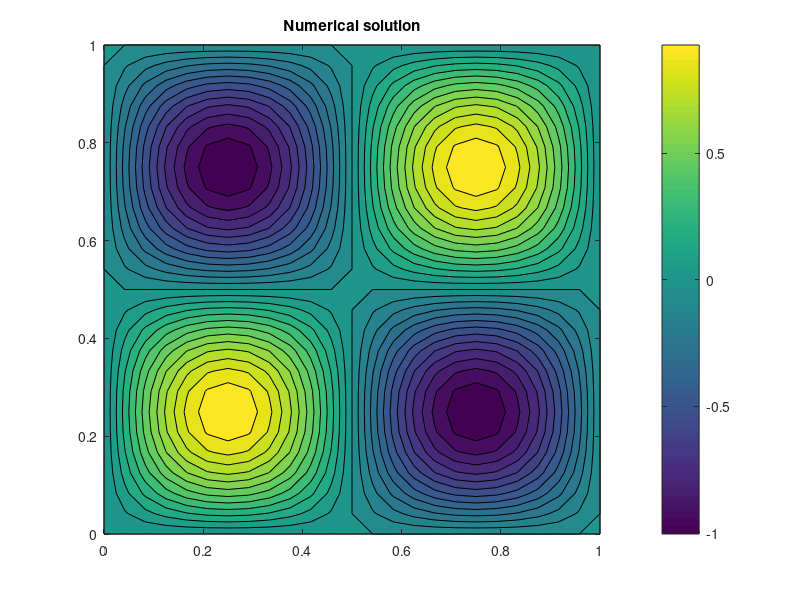
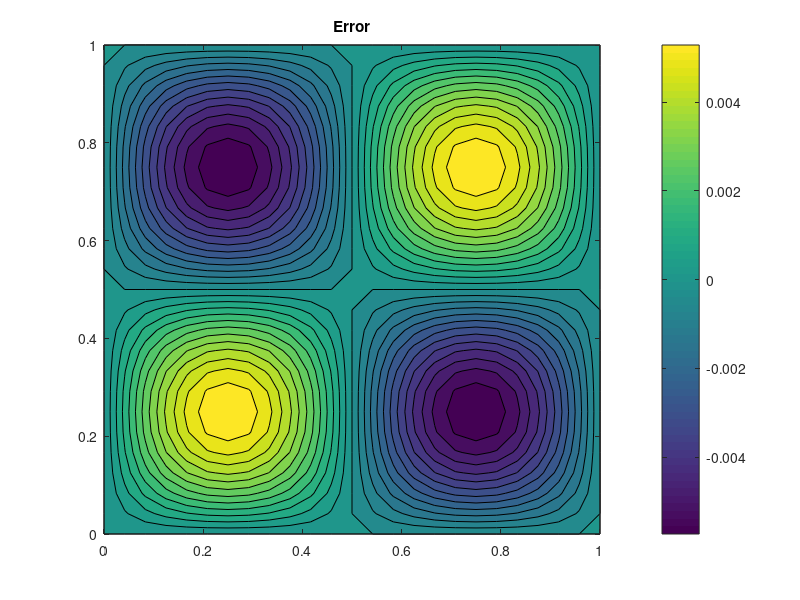

MATLAB code to generate these figures, in order:
% Solve 2-D poisson equation using direct solver
n=25;
xmin=0; xmax=1; ymin=xmin; ymax=xmax;
h = (xmax-xmin)/(n-1);
m=n-2;
I = speye(m); e = ones(m,1);
D = spdiags([e -2*e e],[-1 0 1],m,m)/h^2;
A = -(kron(I,D) + kron(D,I));
x=linspace(xmin,xmax,n);
y=linspace(ymin,ymax,n);
[X,Y]=meshgrid(x,y);
f=2*(2*pi)^2*sin(2*pi*X).*sin(2*pi*Y);
utmp = A \ reshape(f(2:end-1,2:end-1),[m*m,1]);
u = zeros(n,n);
u(2:end-1,2:end-1) = reshape(utmp,[m,m]);
figure(1); contourf(X,Y,u,25); title('Numerical solution'); colorbar;
% Exact solution
ue=sin(2*pi*X).*sin(2*pi*Y);
figure(2); contourf(X,Y,u-ue,25); title('Error'); colorbar;
